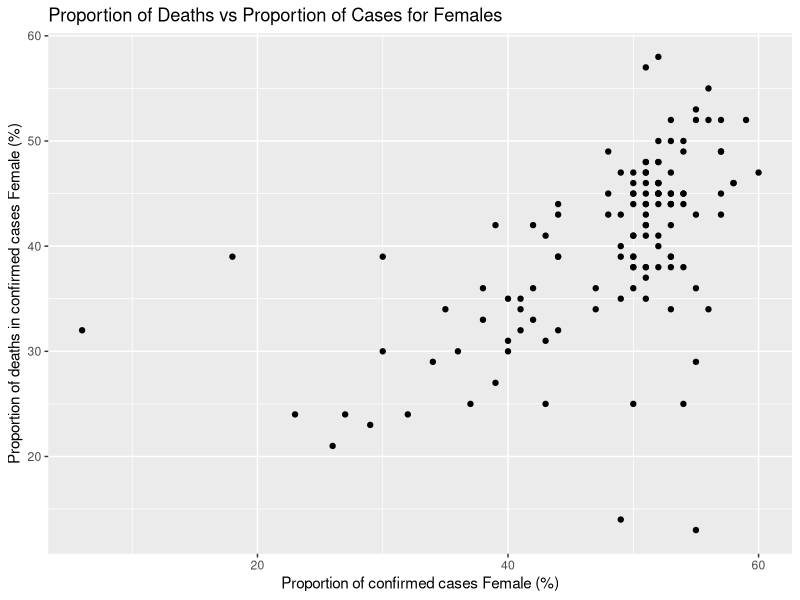

Write the R code that produced this figure.
## ---- chunk 1
knitr::opts_chunk$set(echo = TRUE)
library(dplyr)
library(ggplot2)

data <- read.csv('../data/global_dataset.csv') 

# filtered data which have complete disaggregated data
data <- data %>%
  filter(
    Case...death.data.by.sex. == "Yes"
  )

# print column names
data_colnames <- data %>%
  colnames()

# remove NA
data <- na.omit(data)

# change proportion of deaths from string to int

# remove % sign
data$Deaths....male. <- gsub("%$","",data$Deaths....male.)
data$Deaths....female. <- gsub("%$","",data$Deaths....female.)

data$Cases....male. <- gsub("%$","",data$Cases....male.)
data$Cases....female. <- gsub("%$","",data$Cases....female.)
# str to int
data$Deaths....male. <- strtoi(data$Deaths....male.)
data$Deaths....female. <- strtoi(data$Deaths....female.)

data$Cases....male. <- strtoi(data$Cases....male.)
data$Cases....female. <- strtoi(data$Cases....female.)

# mean proportion of deaths / cases by gender
female_prop_deaths_mean <- mean(data$Deaths....female.)
male_prop_deaths_mean <- mean(data$Deaths....male.)
female_prop_cases_mean <- mean(data$Cases....female.)
male_prop_cases_mean <- mean(data$Cases....male.)
## ---- chunk 2
# plot for distribution of deaths and case proportions for Females
Gender_deaths_plot <- ggplot(data = data, aes(x = Cases....female.,
                                              y = Deaths....female.)) +
  geom_point() +
  labs(title = "Proportion of Deaths vs Proportion of Cases for Females", x = "Proportion of confirmed cases Female (%)", y = "Proportion of deaths in confirmed cases Female (%)")
Gender_deaths_plot
## ---- chunk 3

